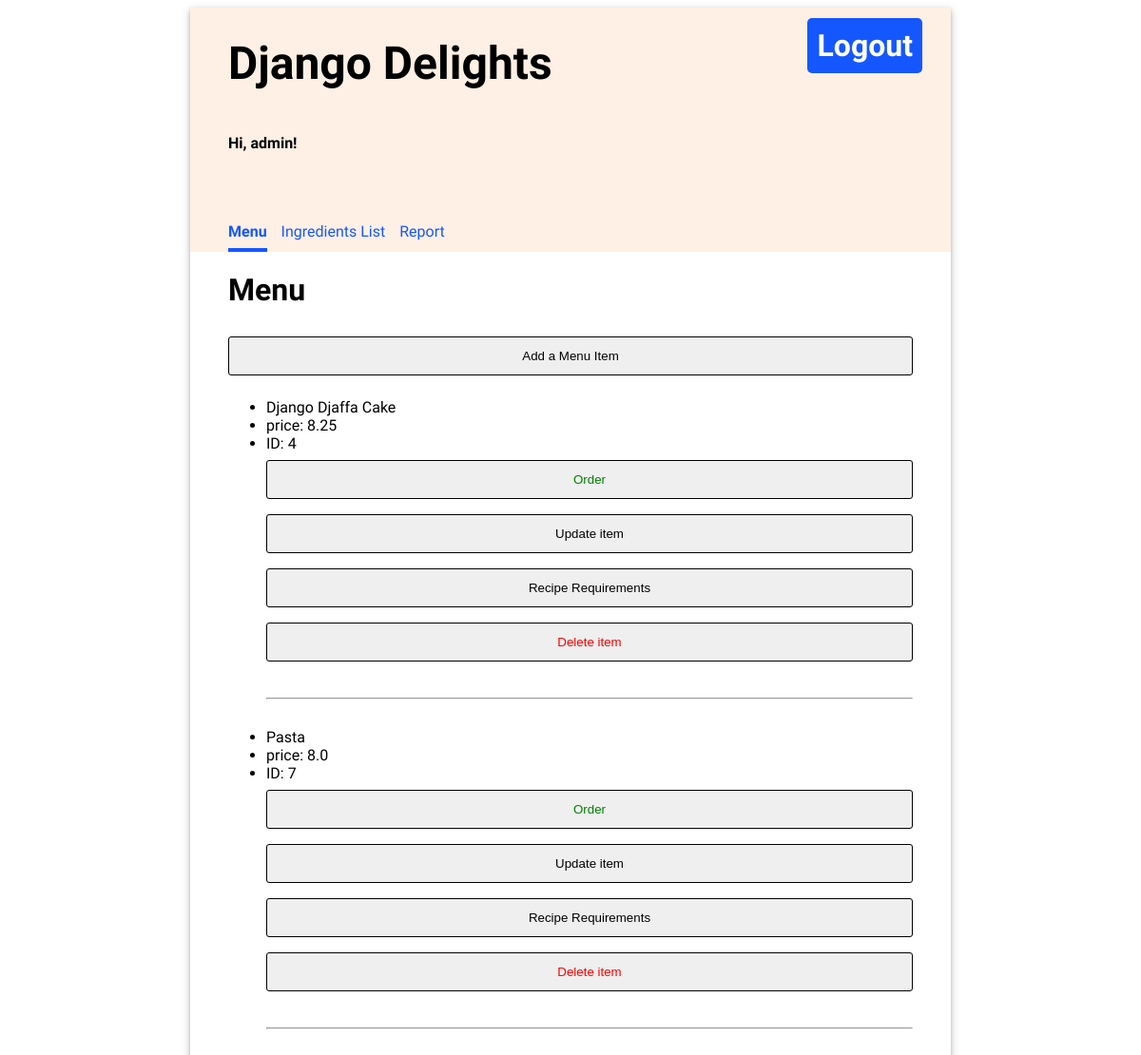
The app's page / (signed in) with its own data.
### inventory/models.py (models this page shows, shortened)
class MenuItem(models.Model):
    title = models.CharField(max_length=100)
    price = models.FloatField(default=0.0)
    def available(self):
        return all(item.enough() for item in self.menu_req.all())

### inventory/views.py (the view)
# urls.py: path('', views.MenuItemView.as_view(), name='menu'),
class MenuItemView(LoginRequiredMixin, ListView):
    model = MenuItem
    template_name = 'inventory/menu.html'
    context_object_name = 'menu_item'

### inventory/models.py (called while the page is built)
    def enough(self):
        return self.quantity <= self.ingredient.quantity

### inventory/templates/inventory/menu.html (shortened to what this page needs)
{% extends 'base.html' %}
{% block content %}
<h1>Menu</h1>
<input
    value="Add a Menu Item"
    type="button"
    onclick='location.href="{% url 'menu-item-create' %}"'
/>
<ul>
    {% for item in object_list %}
    <li>{{ item.title }}</li>
    <li>price: {{ item.price }}</li>
    <li>ID: {{ item.id }}</li>
    {% if item.available == True %}
        <input
            value="Order"
            type="button"
            onclick="location.href='{% url "order" item.id %}'"
            style="color: green;"
        />
    {% else %}
        <p>Not enough ingredients</p>
    {% endif %}
    <input
        value="Update item"
        type="button"
        onclick="location.href='{% url "menu-item-update" item.id %}'"
    />
    <input
        value="Recipe Requirements"
        type="button"
        onclick="location.href='{% url "recipe-requirements" item.id %}'"
    />
    <input
        value="Delete item"
        type="button"
        onclick="location.href='{% url "menu-item-delete" item.id %}'"
        style="color: red;"
    />
    <hr>
    {% empty %}
    <li>No objects yet.</li>
    {% endfor %}
</ul>
{% endblock %}

### inventory/templates/base.html (shortened to what this page needs)
<!DOCTYPE html>
<html lang="en">
{% load static %}
<head>
    <link rel="stylesheet" type="text/css" href="{% static 'inventory/style.css' %}"/>
</head>
<body>
    <div class="app">
    <header>
        <div class="header-first-row">
            <h1 class="title">Django Delights<h1>
            {% if user.is_authenticated %}
            <a class="logout" href="/logout">Logout</a>
            {% endif %}
        </div>
        {% if user.is_authenticated %}
        <p>Hi, {{ user.username }}!</p>
        <nav class="navbar">
            {% url 'menu' as menu_url %}
            {% url 'table' as ingredients_url %}
            {% url 'purchase-view' as reports_url %}
            <a class="nav-item{% if request.path == menu_url %} current-page{% endif %}" href="{% url 'menu' %}">Menu</a>
            <a class="nav-item{% if request.path == ingredients_url %} current-page{% endif %}" href="{% url 'table' %}">Ingredients List</a>
            <a class="nav-item{% if request.path == reports_url %} current-page{% endif %}" href="{% url 'purchase-view' %}">Report</a>
        </nav>
        {% endif %}
    </header>
    <main>
        {% block content %}
        {% endblock %}
    </main>
    </div>
</body>
</html>

### inventory/static/inventory/style.css (style rules this page uses)
body { font-family: 'Oxygen', sans-serif; }
hr { margin: 30px 0; }
.app { min-width: 800px; max-width: 60%; margin: 0 auto; box-shadow: 0 2px 4px 0 rgba(0, 0, 0, 0.2), 0 3px 10px 0 rgba(0, 0, 0, 0.19); }
.title { font-size: 3em; padding: 30px 0; margin: auto 0; }
.header-first-row { width: 100%; display: flex; justify-content: space-between; }
.logout { height: max-content; text-align: center; text-decoration: none; border: 0px; background-color: #1557FF; border-radius: 5px; color: white; padding: 10px; font-weight: bold; margin: 30px; font-size: 1em; }
.navbar { margin-top: 50px; display: flex; width: 100%; }
.navbar a { text-decoration: none; padding: 8px 0; color: #1557FF; margin-right: 15px; }
.navbar a:hover, .navbar .current-page { border-bottom: solid 4px #1557FF; border-spacing: 0 15px; font-weight: bold; }
header { background-color: #FFF0E5; min-height: 200px; display: flex; align-items: center; flex-direction: column; align-items: flex-start; padding-left: 40px; }
main { display: flex; flex-direction: column; padding: 0 40px 20px 40px; justify-content: center; }
header p { font-weight: bold; }
input, select { width: 100%; padding: 12px 20px; margin: 8px 0; box-sizing: border-box; border: 1px solid black; border-radius: 3px; }
a { text-decoration: none; color: #1557FF; }

### records on screen
MenuItem: title "Django Djaffa Cake", price "8.25", id "4", id "Order", id "Update item", id "Recipe Requirements", id "Delete item"
MenuItem: title "Pasta", price "8.0", id "7", id "Order", id "Update item", id "Recipe Requirements", id "Delete item"

### other values on screen
{{ user.username }} "admin"
